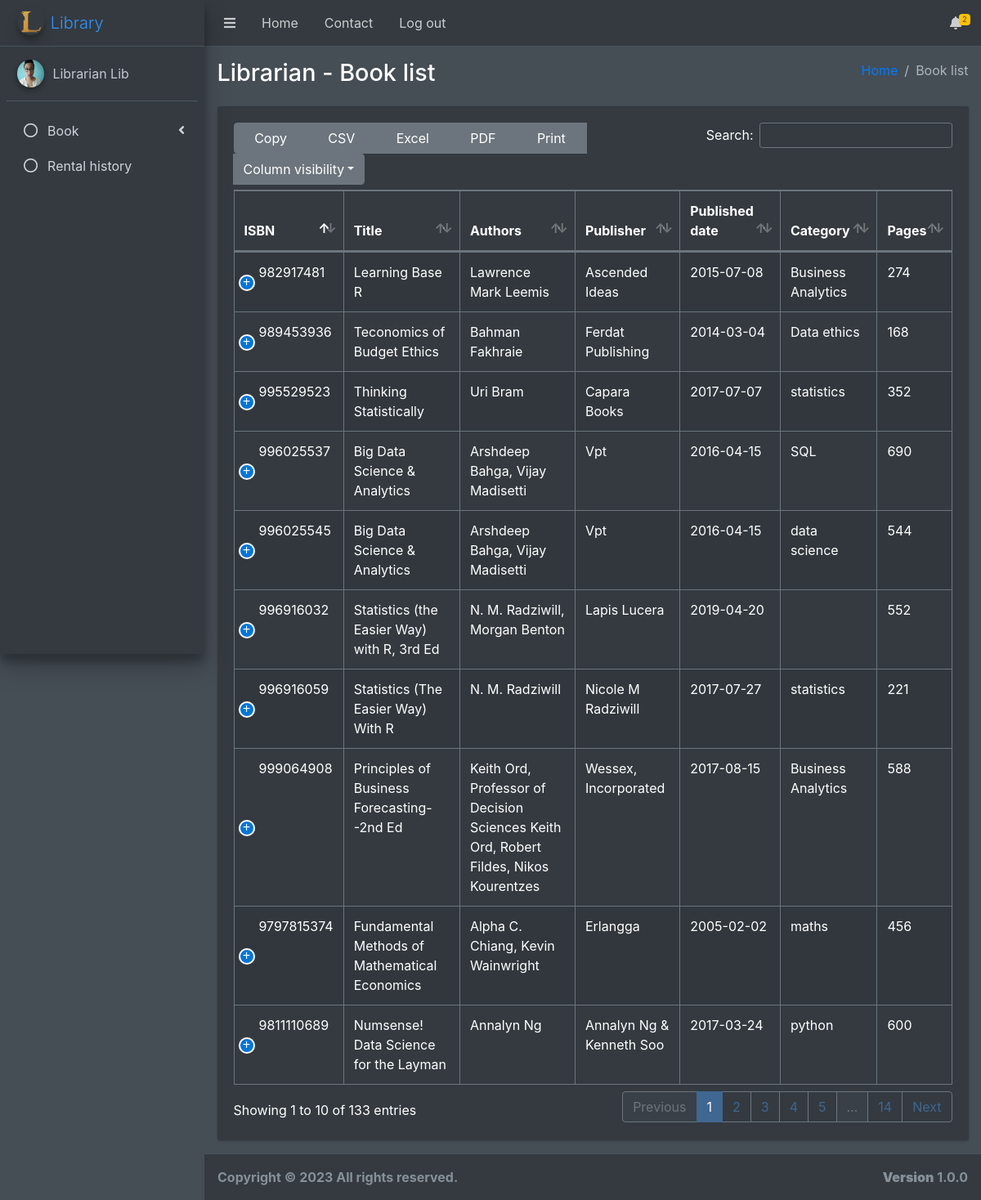
The page /pages/view/logged.php (signed in) on the database its author committed.
### tables this page shows
CREATE TABLE `books` (
  `isbn` varchar(13) NOT NULL,
  `title` varchar(250) NOT NULL,
  `authors` varchar(100) NOT NULL,
  `publisher` varchar(100) NOT NULL,
  `published_date` date NOT NULL,
  `category` varchar(50) DEFAULT NULL,
  `pages` int(11) DEFAULT NULL,
  `image` varchar(100) DEFAULT NULL,
  `description` varchar(10000) DEFAULT NULL
);

### pages/view/logged_librarian/content_main.php (the view, shortened to what this page needs)
<div class="content-wrapper">
    <section class="content-header">
        <div class="container-fluid">
            <div class="row mb-2">
                <div class="col-sm-6">
                    <h1>Librarian - Book list</h1>
                </div>
                <div class="col-sm-6">
                    <ol class="breadcrumb float-sm-right">
                        <li class="breadcrumb-item"><a href="./logged.php">Home</a></li>
                        <li class="breadcrumb-item active">Book list</li>
                    </ol>
                </div>
            </div>
        </div>
    </section>
    <section class="content">
        <div class="container-fluid">
            <div class="row">
                <div class="col-12">
                    <div class="card">
                        <div class="card-body">
                            <table id="example1" class="table table-bordered table-striped">
                                <thead>
                                <tr>
                                    <th>ISBN</th>
                                    <th>Title</th>
                                    <th>Authors</th>
                                    <th>Publisher</th>
                                    <th>Published date</th>
                                    <th>Category</th>
                                    <th>Pages</th>
                                </tr>
                                </thead>
                                <tbody>
                                <?php
                                require_once "../../scripts/connect.php";
                                $stmt = $conn->prepare("SELECT * FROM books");
                                $stmt->execute();
                                $result = $stmt->get_result();
                                while ($book = $result->fetch_assoc()) {
                                    echo <<< USER
                      <tr>
                        <td>$book[isbn]</td>
                        <td>$book[title]</td>
                        <td>$book[authors]</td>
                        <td>$book[publisher]</td>
                        <td>$book[published_date]</td>
                        <td>$book[category]</td>
                        <td>$book[pages]</td>
                        <td>
                        <form class=chatForm action=./logged_librarian/update_book_tmp.php method=post>
                        <button type=submit name=editBookIsbn value=$book[isbn]>Edit</button>
                        </form><form class=declineForm action=../../scripts/delete_book.php method=post>
                        <button type=submit name=deletedBookIsbn value=$book[isbn]>Delete</button>
                        </form>
                        </td>
                      </tr>
USER;
                                }
                                ?>
                                </tbody>
                            </table>
                        </div>
                    </div>
                </div>
            </div>
        </div>
    </section>
</div>

### rows shown on the page
books: isbn "9797815374", title "Fundamental Methods of Mathematical Economics", authors "Alpha C. Chiang, Kevin Wainwright", publisher "Erlangga", published_date "2005-02-02", category "maths", pages "456"
books: isbn "9811110689", title "Numsense! Data Science for the Layman", authors "Annalyn Ng", publisher "Annalyn Ng & Kenneth Soo", published_date "2017-03-24", category "python", pages "600"
books: isbn "982917481", title "Learning Base R", authors "Lawrence Mark Leemis", publisher "Ascended Ideas", published_date "2015-07-08", category "Business Analytics", pages "274"
books: isbn "989453936", title "Teconomics of Budget Ethics", authors "Bahman Fakhraie", publisher "Ferdat Publishing", published_date "2014-03-04", category "Data ethics", pages "168"
books: isbn "995529523", title "Thinking Statistically", authors "Uri Bram", publisher "Capara Books", published_date "2017-07-07", category "statistics", pages "352"
books: isbn "996025537", title "Big Data Science & Analytics", authors "Arshdeep Bahga, Vijay Madisetti", publisher "Vpt", published_date "2016-04-15", category "SQL", pages "690"
books: isbn "996025545", title "Big Data Science & Analytics", authors "Arshdeep Bahga, Vijay Madisetti", publisher "Vpt", published_date "2016-04-15", category "data science", pages "544"
books: isbn "996916032", title "Statistics (the Easier Way) with R, 3rd Ed", authors "N. M. Radziwill, Morgan Benton", publisher "Lapis Lucera", published_date "2019-04-20", pages "552"
books: isbn "996916059", title "Statistics (The Easier Way) With R", authors "N. M. Radziwill", publisher "Nicole M Radziwill", published_date "2017-07-27", category "statistics", pages "221"
books: isbn "999064908", title "Principles of Business Forecasting--2nd Ed", authors "Keith Ord, Professor of Decision Sciences Keith Ord, Robert Fildes, Nikos Kourentzes", publisher "Wessex, Incorporated", published_date "2017-08-15", category "Business Analytics", pages "588"

### other values the page prints
$orderCount "2"
$_SESSION["logged"]["firstName"] "Librarian"
$_SESSION["logged"]["lastName"] "Lib"
